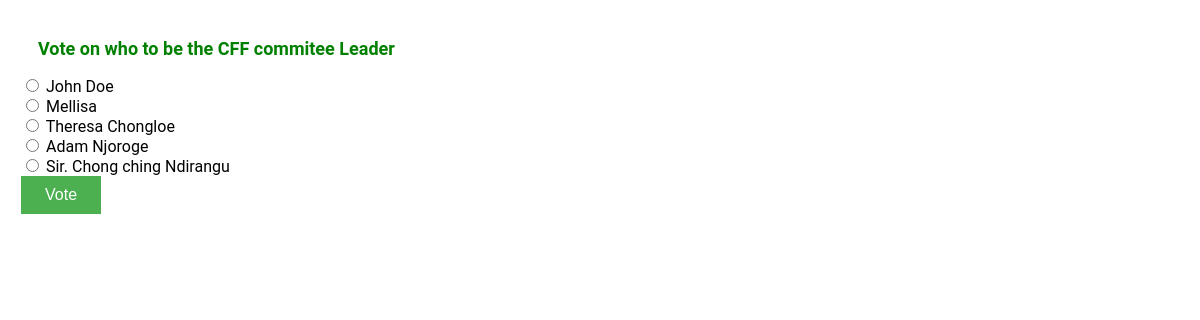
The app's page /5/ with its own data.
### polls/models.py (models this page shows, shortened)
class Question(models.Model):
    objects = None
    question_text = models.CharField(max_length=200)
    pub_date = models.DateTimeField('date published')
    def was_published_recently(self):
        now = timezone.now()
        return now - datetime.timedelta(days=1) <= self.pub_date <= now
    was_published_recently.admin_order_field = 'pub_date'
    was_published_recently.boolean = True
    was_published_recently.short_description = 'Published recently?'

class Choice(models.Model):
    question = models.ForeignKey(Question, on_delete=models.CASCADE)
    choice_text = models.CharField(max_length=200)
    votes = models.IntegerField(default=0)

### polls/views.py (the view)
# urls.py: path('<int:pk>/', views.DetailView.as_view(), name='detail'),
class DetailView(generic.DetailView):
    model = Question
    template_name = 'polls/detail.html'
    def get_queryset(self):
        return Question.objects.filter(pub_date__lte=timezone.now())

### polls/templates/polls/detail.html (shortened to what this page needs)
{% load static %}
<link rel="stylesheet" type="text/css" href="{% static 'polls/style.css' %}">
<h1>{{ question.question_text }}</h1>
<form action="{% url 'polls:vote' question.id %}" method="post">
{% for choice in question.choice_set.all %}
    <input type="radio" name="choice" id="choice{{ forloop.counter }}" value="{{ choice.id }}">
    <label for="choice{{ forloop.counter }}">{{ choice.choice_text }}</label><br>
{% endfor %}
<input class="button" type="submit" value="Vote">
</form>

### polls/static/polls/style.css (style rules this page uses)
h1 { color: green; margin: 12px; padding: 5px; font-size: 18px; }
.button { background-color: #4CAF50; border: none; color: white; padding: 10px 24px; text-align: center; text-decoration: none; display: inline-block; font-size: 16px; }

### records on screen
Question: question_text "Vote on who to be the CFF commitee Leader"
Choice: choice_text "John Doe"
Choice: choice_text "Mellisa"
Choice: choice_text "Theresa Chongloe"
Choice: choice_text "Adam Njoroge"
Choice: choice_text "Sir. Chong ching Ndirangu"
